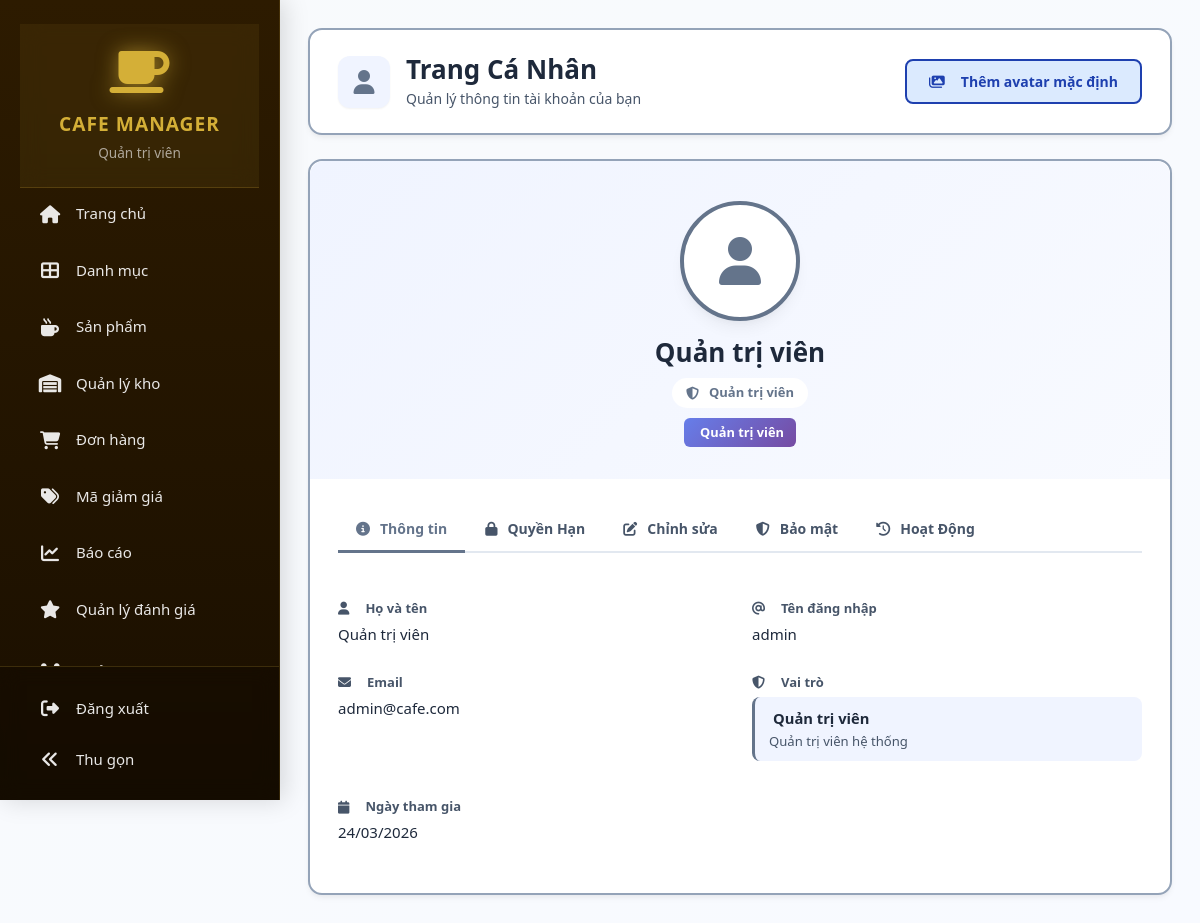
Screenshot of /admin/profile.php (signed in) with the database file from the repository.
### tables this page shows
CREATE TABLE users (
    id INT PRIMARY KEY AUTO_INCREMENT,
    username VARCHAR(50) UNIQUE NOT NULL,
    password VARCHAR(255) NOT NULL,
    email VARCHAR(100) UNIQUE,
    full_name VARCHAR(100) NOT NULL,
    phone VARCHAR(20),
    address TEXT,
    avatar VARCHAR(255) DEFAULT NULL,
    role ENUM('admin', 'staff', 'customer') DEFAULT 'customer',
    is_active TINYINT(1) DEFAULT 1,
    created_at TIMESTAMP DEFAULT CURRENT_TIMESTAMP,
    updated_at TIMESTAMP DEFAULT CURRENT_TIMESTAMP ON UPDATE CURRENT_TIMESTAMP,
    reset_token VARCHAR(255) NULL,
    reset_token_expiry DATETIME NULL,
    remember_token VARCHAR(255) NULL,
    token_expiry DATETIME NULL,
    INDEX idx_reset_token (reset_token),
    INDEX idx_email (email),
    INDEX idx_username (username),
    INDEX idx_role (role),
    INDEX idx_is_active (is_active)
);

CREATE TABLE roles (
    id INT PRIMARY KEY AUTO_INCREMENT,
    name VARCHAR(100) NOT NULL UNIQUE,
    display_name VARCHAR(100) NOT NULL,
    description TEXT,
    created_at TIMESTAMP DEFAULT CURRENT_TIMESTAMP
);

### config/helpers.php (called while the page is built, shortened)
<?php
function getUserRoles($userId) {
    global $pdo;
    $stmt = $pdo->prepare("
        SELECT r.* FROM roles r
        INNER JOIN user_roles ur ON r.id = ur.role_id
        WHERE ur.user_id = ?
        ORDER BY r.name
    ");
    $stmt->execute([$userId]);
    return $stmt->fetchAll();
}

### admin/profile.php (the view, shortened to what this page needs)
<?php
require_once '../config/init.php';
$user_id    = $_SESSION['user_id'];
$stmt=$pdo->prepare("SELECT * FROM users WHERE id=?"); $stmt->execute([$user_id]); $user=$stmt->fetch();
$user_roles=getUserRoles($user_id);
?>
<!DOCTYPE html>
<html lang="vi">
<head>
    <link rel="stylesheet" href="https://cdnjs.cloudflare.com/ajax/libs/bootstrap/5.3.0/css/bootstrap.min.css">
    <link rel="stylesheet" href="https://cdnjs.cloudflare.com/ajax/libs/font-awesome/6.4.0/css/all.min.css">
    <link rel="stylesheet" href="../assets/cssad/profile.css">
</head>
<body>
<div class="d-flex">
    <?php include 'sidebar.php'; ?>
    <main class="profile-main">
        <div class="page-header">
            <div class="page-header-left">
                <div class="page-header-icon"><i class="fas fa-user"></i></div>
                <div>
                    <h1 class="page-title">Trang Cá Nhân</h1>
                    <p class="page-subtitle">Quản lý thông tin tài khoản của bạn</p>
                </div>
            </div>
            <button class="btn-gold-outline" id="manageDefaultsBtn">
                <i class="fas fa-images me-2"></i>Thêm avatar mặc định
            </button>
        </div>
        <div class="profile-card">
            <div class="profile-card-top">
                <div class="profile-avatar-wrap">
                    <?php if (!empty($user['avatar'])&&file_exists(__DIR__.'/'.$user['avatar'])): ?>
                        <img src="<?=htmlspecialchars($user['avatar'])?>?t=<?=time()?>" alt="Avatar" class="profile-avatar-img">
                    <?php else: ?>
                        <i class="fas fa-user"></i>
                    <?php endif; ?>
                </div>
                <h2 class="profile-fullname"><?=htmlspecialchars($user['full_name'])?></h2>
                <div class="profile-role-tag">
                    <i class="fas fa-shield-alt me-1"></i>
                    <?=htmlspecialchars(!empty($user_roles)?$user_roles[0]['display_name']:$user['role'])?>
                </div>
                <?php if (!empty($user_roles)): ?>
                    <div class="profile-badges">
                        <?php foreach($user_roles as $r): ?>
                            <span class="profile-badge"><i class="fas fa-badge me-1"></i><?=htmlspecialchars($r['display_name'])?></span>
                        <?php endforeach; ?>
                    </div>
                <?php endif; ?>
            </div>
            <div class="profile-card-body">
                <ul class="profile-nav-tabs" id="profileTabs" role="tablist">
                    <li role="presentation"><button class="profile-tab-btn active" data-bs-toggle="tab" data-bs-target="#info"        type="button" role="tab" aria-selected="true"><i class="fas fa-info-circle me-1"></i>Thông tin</button></li>
                    <li role="presentation"><button class="profile-tab-btn"        data-bs-toggle="tab" data-bs-target="#permissions" type="button" role="tab" aria-selected="false"><i class="fas fa-lock me-1"></i>Quyền Hạn</button></li>
                    <li role="presentation"><button class="profile-tab-btn"        data-bs-toggle="tab" data-bs-target="#edit"        type="button" role="tab" aria-selected="false"><i class="fas fa-edit me-1"></i>Chỉnh sửa</button></li>
                    <li role="presentation"><button class="profile-tab-btn"        data-bs-toggle="tab" data-bs-target="#security"    type="button" role="tab" aria-selected="false"><i class="fas fa-shield-alt me-1"></i>Bảo mật</button></li>
                    <li role="presentation"><button class="profile-tab-btn"        data-bs-toggle="tab" data-bs-target="#activity"    type="button" role="tab" aria-selected="false"><i class="fas fa-history me-1"></i>Hoạt Động</button></li>
                </ul>
                <div class="tab-content" id="profileTabContent">
                    <div id="info" class="tab-pane fade show active" role="tabpanel">
                        <div class="row">
                            <div class="col-md-6"><div class="info-row"><div class="info-lbl"><i class="fas fa-user me-2"></i>Họ và tên</div><div class="info-val"><?=htmlspecialchars($user['full_name'])?></div></div></div>
                            <div class="col-md-6"><div class="info-row"><div class="info-lbl"><i class="fas fa-at me-2"></i>Tên đăng nhập</div><div class="info-val"><?=htmlspecialchars($user['username'])?></div></div></div>
                            <div class="col-md-6"><div class="info-row"><div class="info-lbl"><i class="fas fa-envelope me-2"></i>Email</div><div class="info-val"><?=htmlspecialchars($user['email'])?></div></div></div>
                            <div class="col-md-6">
                                <div class="info-row">
                                    <div class="info-lbl"><i class="fas fa-shield-alt me-2"></i>Vai trò</div>
                                    <div class="info-val">
                                        <?php if (!empty($user_roles)): ?>
                                            <?php foreach($user_roles as $r): ?>
                                                <div class="role-card"><strong><i class="fas fa-badge me-1" style="color:#D4AF37"></i><?=htmlspecialchars($r['display_name'])?></strong><?php if(!empty($r['description'])): ?><small><?=htmlspecialchars($r['description'])?></small><?php endif; ?></div>
                                            <?php endforeach; ?>
                                        <?php else: ?><span class="text-muted">Không có vai trò</span><?php endif; ?>
                                    </div>
                                </div>
                            </div>
                            <div class="col-md-6"><div class="info-row"><div class="info-lbl"><i class="fas fa-calendar me-2"></i>Ngày tham gia</div><div class="info-val"><?=date('d/m/Y',strtotime($user['created_at']))?></div></div></div>
                        </div>
                    </div>
                </div>
            </div>
        </div>
    </main>
</div>
</body>
</html>

### assets/cssad/sidebar.css (style rules this page uses)
:root { --sidebar-expanded: 280px; --sidebar-collapsed: 80px; --primary-brown: #2D1B00; --accent-gold: #D4AF37; --hover-gold: #FFD700; --text-light: rgba(255, 255, 255, 0.9); --text-muted: rgba(255, 255, 255, 0.6); }

### rows the page displays
users: full_name "Quản trị viên", username "admin", email "admin@cafe.com", created_at "24/03/2026"
roles: display_name "Quản trị viên", description "Quản trị viên hệ thống"

### other values shown
$_SESSION['full_name'] "Quản trị viên"
